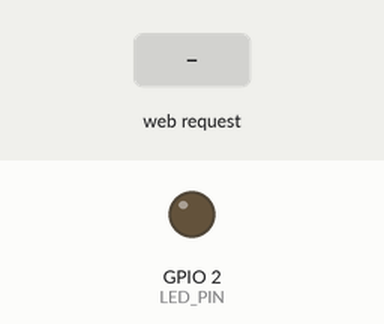
This sketch was run on a simulated ESP32. On the bench: output pins drawn as LEDs (lit = HIGH). The test bench sets the inputs (shaded band). WiFi joins after 1.5 s; servers stay silent unless stated; what the sketch prints to the serial monitor is not drawn.

Above: at 2.7 s.
2.8 s: HTTP request GET /on received
At 3.9 s:
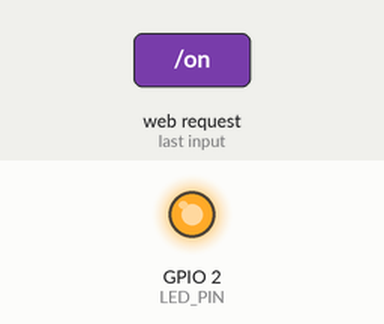
4.3 s: HTTP request GET /off received
At 5.1 s:
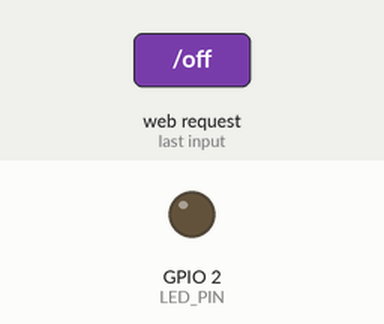
Timing chart, 0 to 7.3 s (numbered marks = the images above; inputs shaded):
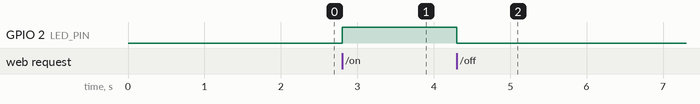

The sketch:

Wifi_Webpage_LED.ino
```cpp
#include <WiFi.h>  // Include WiFi Library

const char* ssid = "ESP";
const char* password = "********";

#define LED_PIN 2  // Define LED pin on GPIO 2

WiFiServer server(80);  // Create a web server on port 80

void setup() {
  Serial.begin(115200);          // Start Serial Monitor
  pinMode(LED_PIN, OUTPUT);      // Set LED pin as output
  digitalWrite(LED_PIN, LOW);    // Start with LED OFF

  // Connect to Wi-Fi
  WiFi.begin(ssid, password);
  Serial.print("Connecting to WiFi");
  while (WiFi.status() != WL_CONNECTED) {
    delay(500);
    Serial.print(".");           // Print dots while connecting
  }

  // Print IP address once connected
  Serial.println("\nWiFi connected.");
  Serial.print("ESP32 IP Address: ");
  Serial.println(WiFi.localIP());

  server.begin();  // Start the web server
}

void loop() {
  WiFiClient client = server.available();  // Wait for a client to connect

  if (client) {
    Serial.println("New Client Connected");
    String request = "";  // To store client request

    // Read request from client
    while (client.connected()) {
      if (client.available()) {
        char c = client.read();
        request += c;      // Add character to request string
        if (c == '\n') {
          break;           // End of HTTP request
        }
      }
    }

    // Check if user clicked ON or OFF
    if (request.indexOf("GET /on") != -1) {
      digitalWrite(LED_PIN, HIGH);  // Turn ON LED
      Serial.println("LED turned ON");
    }
    else if (request.indexOf("GET /off") != -1) {
      digitalWrite(LED_PIN, LOW);   // Turn OFF LED
      Serial.println("LED turned OFF");
    }

    // Send web page as response
    client.println("HTTP/1.1 200 OK");
    client.println("Content-Type: text/html");
    client.println("Connection: close");
    client.println();  // End of headers

    // HTML page content
    client.println("<!DOCTYPE html><html>");
    client.println("<head><title>ESP32 LED Control</title></head>");
    client.println("<body><h2>ESP32 LED Web Control</h2>");
    client.println("<p><a href=\"/on\"><button>Turn LED ON</button></a></p>");
    client.println("<p><a href=\"/off\"><button>Turn LED OFF</button></a></p>");
    client.println("</body></html>");

    delay(1);        // Wait a bit before closing connection
    client.stop();   // Disconnect client
    Serial.println("Client Disconnected");
  }
}
```

Measured:
- after the input at 2.8 s, GPIO 2 (LED_PIN): LOW → HIGH at once
- after the input at 4.3 s, GPIO 2 (LED_PIN): HIGH → LOW at once
